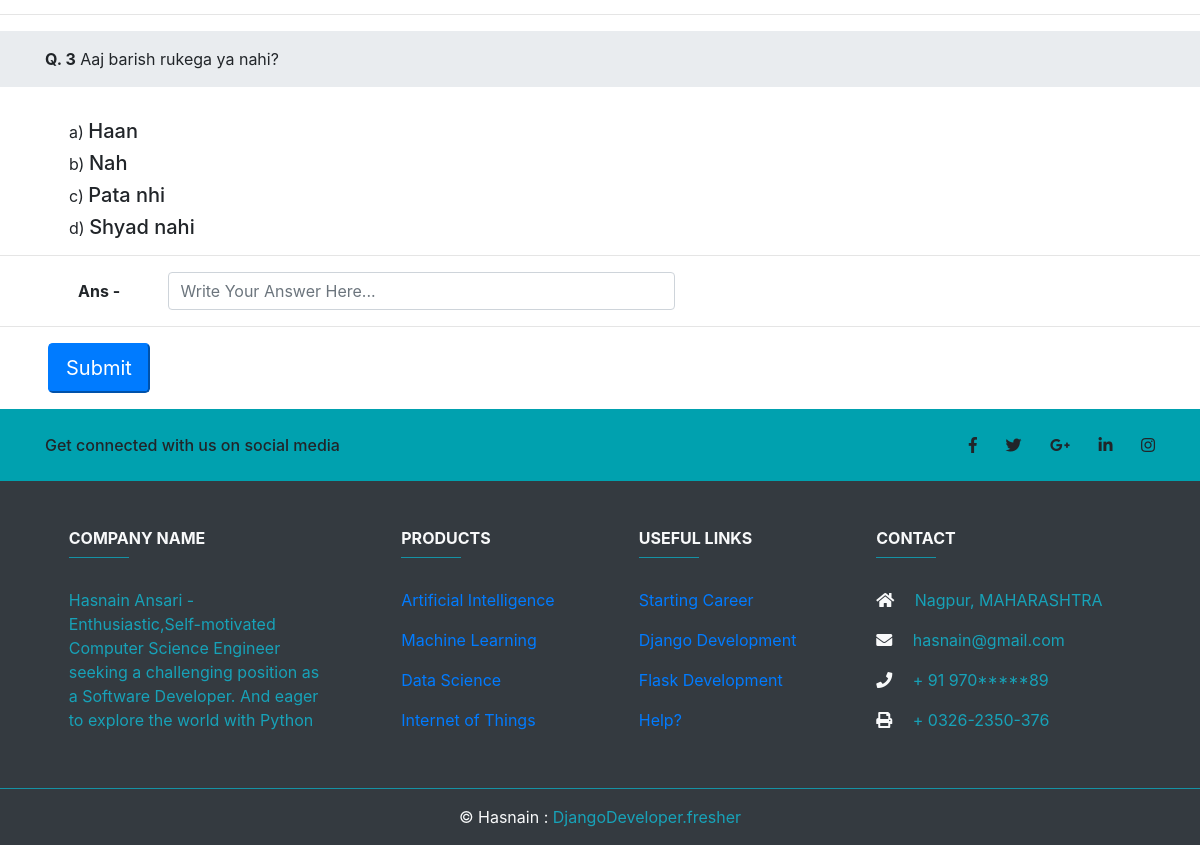
Before: /student (signed in, lower part) with the older database file.
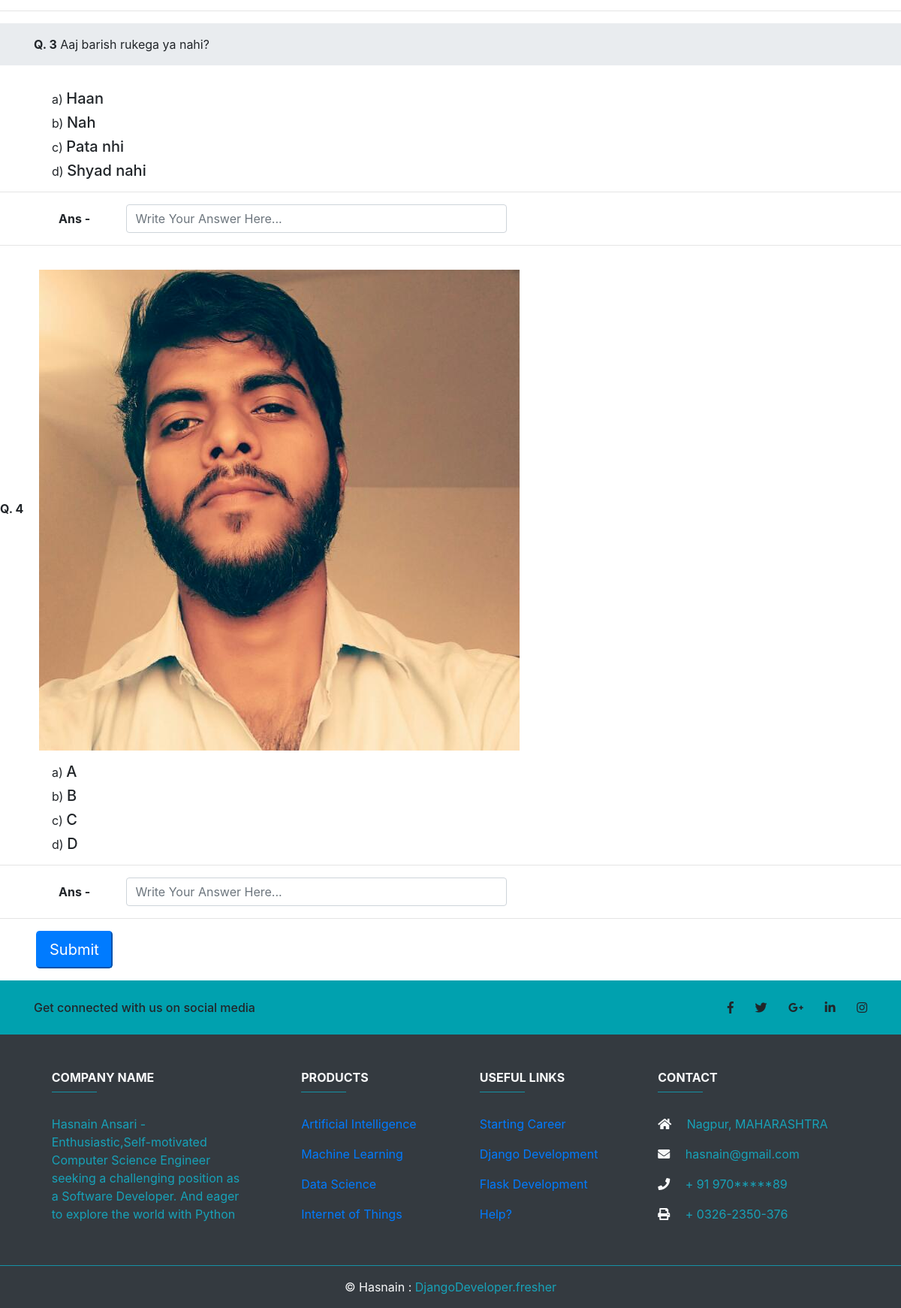
After: the same page with the newer database file.
### exam_news/models.py (models this page shows)
class TecherData(models.Model):
    writtenquestion = models.CharField(default='',max_length= 330, blank = True, null=True )
    imagequestion = models.ImageField( default = None, blank = True, null=True )
    option1 = models.CharField(default='A',max_length= 150)
    option2 = models.CharField(default='B',max_length= 150)
    option3 = models.CharField(default='C',max_length= 150)
    option4 = models.CharField(default='D',max_length= 150)

### exam_news/views.py (the view)
# urls.py: path('student', views.student , name = 'student'),
def student(request):
    if request.method == 'POST':
        st=request.POST.getlist('examsubmit')  # returns a list of values after getting from input with same name...
        result = StudentData(answer=st)
        result.save()
        messages.success(request, 'Thank You! Your Response Have Been Recorded.')
        return redirect("student")
    teach = Teacher.objects.all().last()
    teachQ = TecherData.objects.all()  # [::-1] for showing in reverse order
    return render(request, 'student.html', {'teach':teach, 'teachQ':teachQ})

### templates/student.html (shortened to what this page needs)
{% extends 'base.html' %}
{% block content %}
{% if user.is_authenticated %}
 {% for techr in teachQ %}
 {% if techr.writtenquestion %}
    <div class="jumbotron jumbotron-fluid pt-3 pb-3">
    <div class="container">
    <b>Q. {{forloop.counter}}</b> {{techr.writtenquestion}}
    </div>
    </div>
{% elif techr.imagequestion %}
  <b>Q. {{forloop.counter}}</b>
<img src="{{techr.imagequestion.url}}" class="img-fluid p-3" style="width:auto; height: auto;" alt="question">
{% endif %}
<div class="container">
  <h5 class = "h5 ml-4">
    <small>a) </small>
         {{techr.option1}}
  </h5>
  <h5 class = "h5 ml-4">
    <small>b) </small>
         {{techr.option2}}
  </h5>
  <h5 class = "h5 ml-4">
    <small>c) </small>
         {{techr.option3}}
  </h5>
  <h5 class = "h5 ml-4">
    <small>d) </small>
         {{techr.option4}}
  </h5>
</div>
<hr>
<div class = "container pl-5 pr-5">
<form action= "student" method= "post" >
  <div class="form-group row">
    <label class="col-sm-1 col-form-label"><b>Ans -</b></label>
    <div class="col-sm-6">
    <input type="name" name= "examsubmit" placeholder="Write Your Answer Here..." class="form-control" id="name" >
    </div>
  </div>
</div>
<hr>
{% endfor %}
<button type="submit" class="btn-lg btn-primary ml-5 mb-3">Submit</button>
{% endif %}
{% endblock %}

Changed rows visible on the page:
added TecherData: imagequestion (picture), option1 "A", option2 "B", option3 "C", option4 "D"
